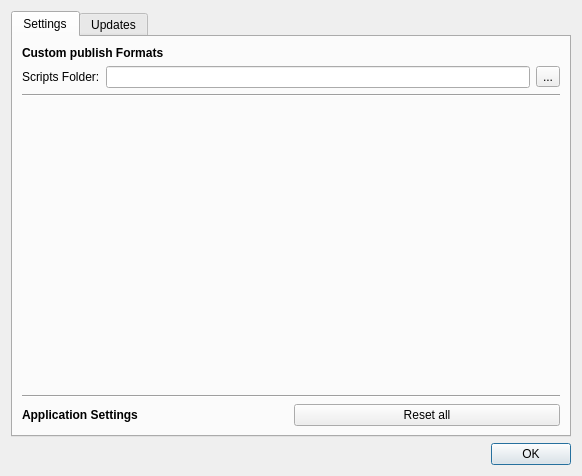
<?xml version="1.0" encoding="UTF-8"?>
<ui version="4.0">
 <class>PreferencesDialog</class>
 <widget class="QDialog" name="PreferencesDialog">
  <property name="geometry">
   <rect>
    <x>0</x>
    <y>0</y>
    <width>582</width>
    <height>476</height>
   </rect>
  </property>
  <property name="windowTitle">
   <string>Preferences</string>
  </property>
  <property name="windowIcon">
   <iconset resource="resources.qrc">
    <normaloff>:/res/preferences-system.png</normaloff>:/res/preferences-system.png</iconset>
  </property>
  <property name="modal">
   <bool>true</bool>
  </property>
  <layout class="QVBoxLayout" name="verticalLayout">
   <item>
    <widget class="QTabWidget" name="tabWidget">
     <property name="currentIndex">
      <number>0</number>
     </property>
     <widget class="QWidget" name="settings">
      <attribute name="title">
       <string>Settings</string>
      </attribute>
      <layout class="QVBoxLayout" name="verticalLayout_2">
       <item>
        <widget class="QLabel" name="label_2">
         <property name="font">
          <font>
           <weight>75</weight>
           <bold>true</bold>
          </font>
         </property>
         <property name="text">
          <string>Custom publish Formats</string>
         </property>
        </widget>
       </item>
       <item>
        <layout class="QHBoxLayout" name="horizontalLayout">
         <item>
          <widget class="QLabel" name="label">
           <property name="text">
            <string>Scripts Folder:</string>
           </property>
          </widget>
         </item>
         <item>
          <widget class="QLineEdit" name="customFormatFolderEdit"/>
         </item>
         <item>
          <widget class="QToolButton" name="toolButton">
           <property name="text">
            <string>...</string>
           </property>
           <property name="icon">
            <iconset resource="resources.qrc">
             <normaloff>:/res/document-open.png</normaloff>:/res/document-open.png</iconset>
           </property>
          </widget>
         </item>
        </layout>
       </item>
       <item>
        <widget class="Line" name="line">
         <property name="orientation">
          <enum>Qt::Horizontal</enum>
         </property>
        </widget>
       </item>
       <item>
        <spacer name="verticalSpacer">
         <property name="orientation">
          <enum>Qt::Vertical</enum>
         </property>
         <property name="sizeHint" stdset="0">
          <size>
           <width>20</width>
           <height>40</height>
          </size>
         </property>
        </spacer>
       </item>
       <item>
        <widget class="Line" name="line_2">
         <property name="orientation">
          <enum>Qt::Horizontal</enum>
         </property>
        </widget>
       </item>
       <item>
        <layout class="QHBoxLayout" name="horizontalLayout_2">
         <item>
          <widget class="QLabel" name="label_3">
           <property name="font">
            <font>
             <weight>75</weight>
             <bold>true</bold>
            </font>
           </property>
           <property name="text">
            <string>Application Settings</string>
           </property>
          </widget>
         </item>
         <item>
          <widget class="QPushButton" name="resetAllPushButton">
           <property name="text">
            <string>Reset all</string>
           </property>
          </widget>
         </item>
        </layout>
       </item>
      </layout>
     </widget>
     <widget class="QWidget" name="updates">
      <attribute name="title">
       <string>Updates</string>
      </attribute>
     </widget>
    </widget>
   </item>
   <item>
    <widget class="QDialogButtonBox" name="buttonBox">
     <property name="orientation">
      <enum>Qt::Horizontal</enum>
     </property>
     <property name="standardButtons">
      <set>QDialogButtonBox::Ok</set>
     </property>
    </widget>
   </item>
  </layout>
 </widget>
 <resources>
  <include location="resources.qrc"/>
 </resources>
 <connections>
  <connection>
   <sender>buttonBox</sender>
   <signal>accepted()</signal>
   <receiver>PreferencesDialog</receiver>
   <slot>accept()</slot>
   <hints>
    <hint type="sourcelabel">
     <x>248</x>
     <y>254</y>
    </hint>
    <hint type="destinationlabel">
     <x>157</x>
     <y>274</y>
    </hint>
   </hints>
  </connection>
  <connection>
   <sender>buttonBox</sender>
   <signal>rejected()</signal>
   <receiver>PreferencesDialog</receiver>
   <slot>reject()</slot>
   <hints>
    <hint type="sourcelabel">
     <x>316</x>
     <y>260</y>
    </hint>
    <hint type="destinationlabel">
     <x>286</x>
     <y>274</y>
    </hint>
   </hints>
  </connection>
 </connections>
</ui>
